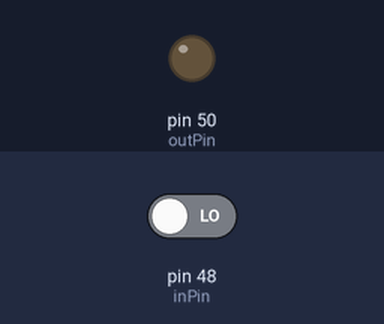
The sketch below on a simulated Arduino Mega 2560, built with avr-gcc and run on an emulated ATmega2560. On the bench: output pins drawn as LEDs (lit = HIGH). Inputs (shaded band) come from the test bench; at power-on: pin 48 (inPin) LOW.

Above: at 1.2 s.
1.3 s: pin 48 (inPin) driven HIGH
At 2.2 s:
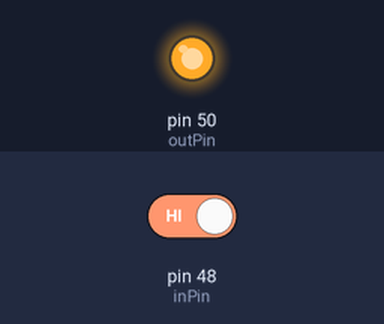
2.8 s: pin 48 (inPin) driven LOW
At 3.4 s:
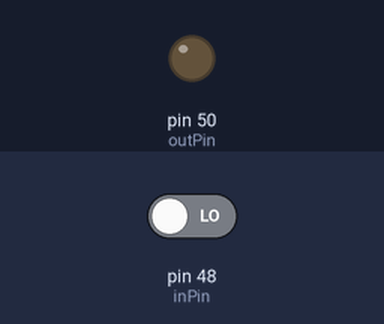
Timing chart, 0 to 5.8 s (numbered marks = the images above; inputs shaded):
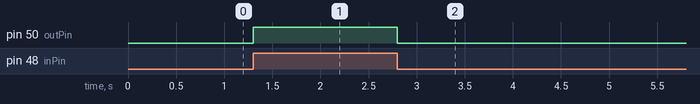

Measured:
- after the input at 1.3 s, pin 50 (outPin): LOW → HIGH at once
- after the input at 2.8 s, pin 50 (outPin): HIGH → LOW at once

The sketch:

pi_slave_switch.ino
```cpp
int inPin = 48; //pin the pi is spiking
int outPin = 50; //pin the arduino will control the relay with
int val = 0;    //holds the value the digital pin reads
/*Basic code for using the Arduino to drive a relay.
 *Takes digital signal from pi and beefs it up to 5v
 *
 *@author: John Raines
 *@Version 1 - 11/22/16
 */
void setup() {
  // put your setup code here, to run once:
  pinMode(inPin, INPUT);
  pinMode(outPin, OUTPUT);
}

void loop() {
  // put your main code here, to run repeatedly:
  val = digitalRead(inPin);
  if (val == HIGH)
  {
     digitalWrite(outPin, HIGH);
  }
  else
  {
      digitalWrite(outPin, LOW);
  }


}
```
